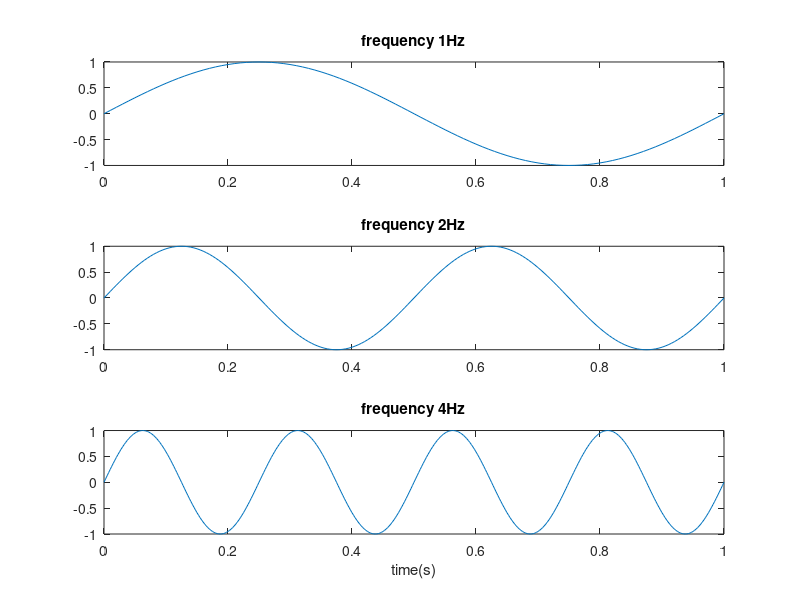
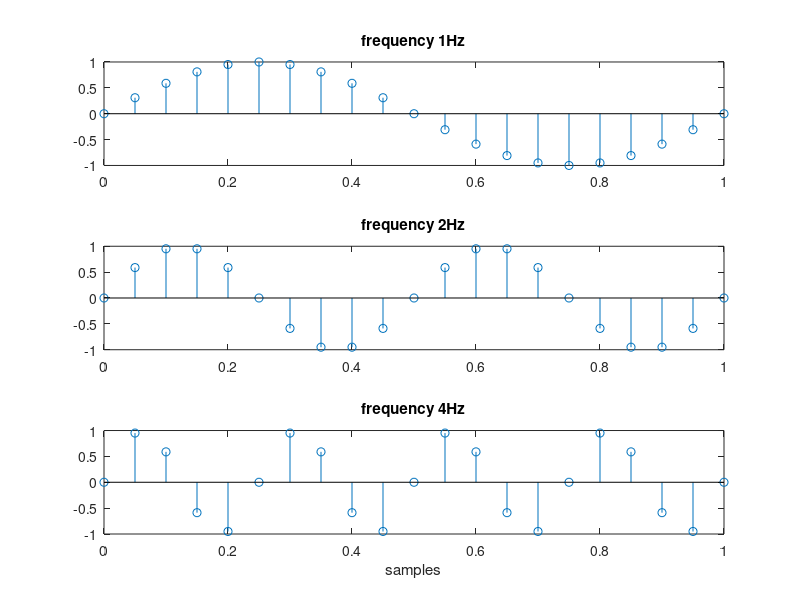

Write MATLAB code to recreate these figures, in order.
%% Task 1
clear all;
clc;
close all;

figure(1);
clf;

f=[1 2 4];                      % frequency [Hz]

for i=1:length(f)               % generate the three sinusoid signals
    subplot(length(f),1,i)      % show them in 3 sub-plots
    t=(0:1/(f(i)*100):1);       % define the time support
    a=1;                        % amplitude [V]
    phi=0;                      % phase
    y=a*sin(2*pi*f(i)*t+phi);   % define the sinusoid
    plot(t,y)
    plot_title = ['frequency ' num2str(f(i)) 'Hz'];
    title(plot_title);

end
xlabel('time(s)')

Fs = 20;                         % sampling frequency 
figure(2);
clf;
dt = 1/Fs;
for i=1:length(f)
    subplot(length(f),1,i)
    t=(0:dt:1);
    a=1;                        %amplitude [V]
    phi=0;                      %phase
    y=a*sin(2*pi*f(i)*t+phi);
    stem(t, y)
    plot_title = ['frequency ' num2str(f(i)) 'Hz'];
    title(plot_title);
end
xlabel('samples')

